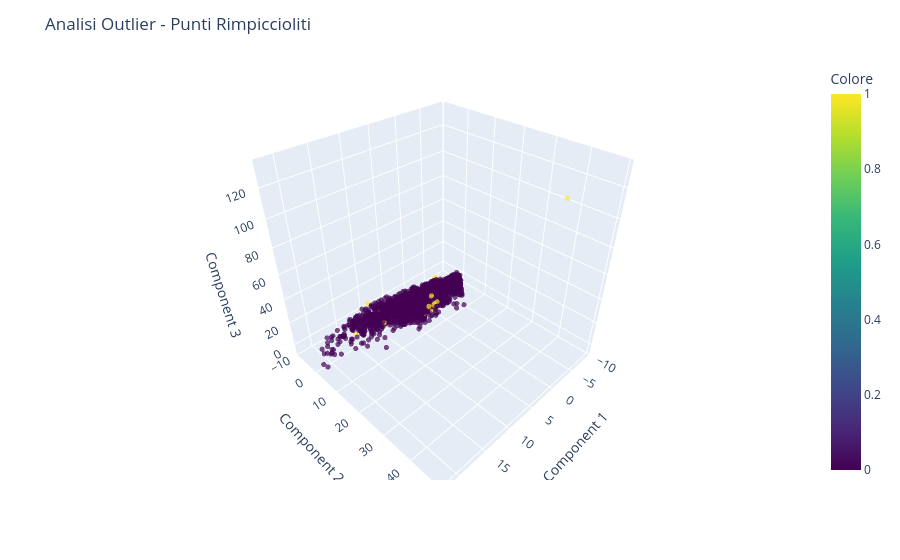

Notebook cell for this chart:
### Code cell
# 2D
fig, ax= plt.subplots()
plt.scatter(df_unito_pca[:, 0], df_unito_pca[:, 1],
            c=df_outliers['colore'], cmap=plt.cm.bwr, edgecolor='k', alpha=1)

ax.set_xlabel('Component 1')
ax.set_ylabel('Component 2')

plt.show()

import plotly.express as px

# 1. Prepariamo il DataFrame
df_plot = pd.DataFrame({
    'Component 1': df_unito_pca[:, 0],
    'Component 2': df_unito_pca[:, 1],
    'Component 3': df_unito_pca[:, 2],
    'Colore': df_outliers['colore']
})

# 2. Creiamo lo scatter 3D con punti piccoli e nuovi colori
fig = px.scatter_3d(
    df_plot, 
    x='Component 1', 
    y='Component 2', 
    z='Component 3',
    color='Colore',
    # --- MODIFICHE QUI ---
    color_continuous_scale='Viridis', # Cambia scala: 'Viridis', 'Plasma', 'Inferno', 'Turbo'
    opacity=0.7,                     # Leggera trasparenza aiuta a vedere la densità
)

# 3. Rimpicciolire i punti
# Plotly usa un default di circa 20. Impostando un valore fisso basso:
fig.update_traces(marker=dict(size=3)) # Prova valori tra 2 e 5

# 4. Opzionale: Titolo e layout
fig.update_layout(title="Analisi Outlier - Punti Rimpiccioliti")

fig.show()

### Figure 1 — Plotly figure (JSON) as saved in the notebook; plotly's stock layout.template omitted (floating-point values rounded to 4 significant figures; data arrays with more than 128 entries replaced by an {"elided": "..."} marker saying what was removed)
{"data": [{"hovertemplate": "Component 1=%{x}<br>Component 2=%{y}<br>Component 3=%{z}<br>Colore=%{marker.color}<extra></extra>", "legendgroup": "", "marker": {"color": {"elided": "8319 int values"}, "coloraxis": "coloraxis", "opacity": 0.7, "size": 3, "symbol": "circle"}, "mode": "markers", "name": "", "scene": "scene", "showlegend": false, "type": "scatter3d", "x": {"elided": "8319 float values"}, "y": {"elided": "8319 float values"}, "z": {"elided": "8319 float values"}}], "layout": {"coloraxis": {"colorbar": {"title": {"text": "Colore"}}, "colorscale": [[0, "#440154"], [0.1111, "#482878"], [0.2222, "#3e4989"], [0.3333, "#31688e"], [0.4444, "#26828e"], [0.5556, "#1f9e89"], [0.6667, "#35b779"], [0.7778, "#6ece58"], [0.8889, "#b5de2b"], [1, "#fde725"]]}, "legend": {"tracegroupgap": 0}, "margin": {"t": 60}, "scene": {"domain": {"x": [0, 1], "y": [0, 1]}, "xaxis": {"title": {"text": "Component 1"}}, "yaxis": {"title": {"text": "Component 2"}}, "zaxis": {"title": {"text": "Component 3"}}}, "title": {"text": "Analisi Outlier - Punti Rimpiccioliti"}}}
